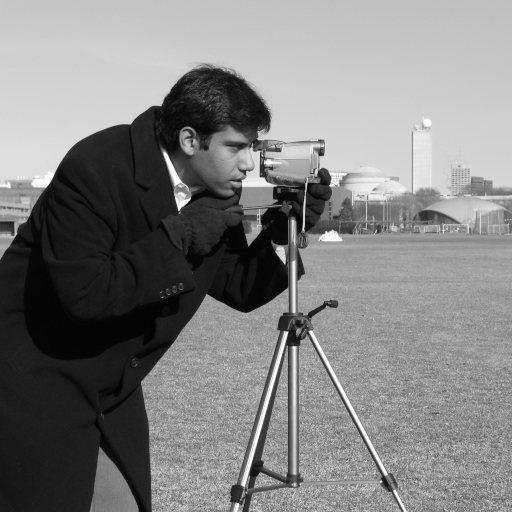
#> input picture skimage.data.camera(), 512 x 512 px
$ python watershed.py
#> lines starting #> are read from the running program, lines starting #| are printed output that depends on the picture; after the words box and inside, x2 and y2 are one past the last pixel; in counts of white or black regions, pixels touching at a corner belong together
#coding:utf-8

import matplotlib.pyplot as plt
from scipy import ndimage as ndi
from skimage import morphology,color,data,filter
import cv2
image =color.rgb2gray(data.camera())
#> image is the input picture: shape (512, 512); min 0, max 255, mean 129.1
image = cv2.imread('18.jpg',0)
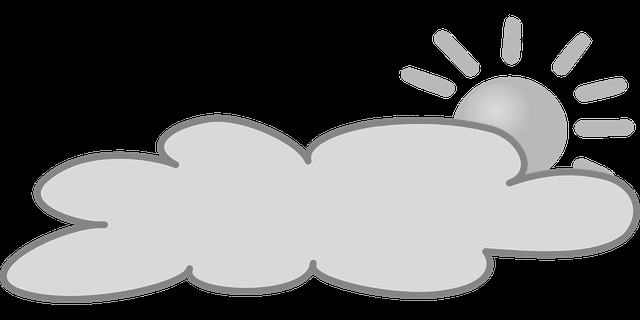
#> input picture seg/18.jpg, 640 x 320 px
#> image is the input picture: shape (320, 640); min 0, max 235, mean 100.5
#cv2.imwrite('18.jpg',image)
#image =cv2.cvtColor(image, cv2.COLOR_BGR2RGB)

image = color.rgb2gray(image)


denoised = filter.rank.median(image, morphology.disk(2)) #过滤噪声
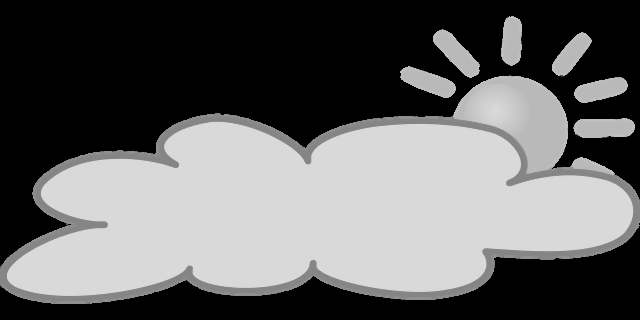
#> denoised: shape (320, 640); min 0, max 220, mean 100.1

#将梯度值低于10的作为开始标记点
markers = filter.rank.gradient(denoised, morphology.disk(3)) < 50
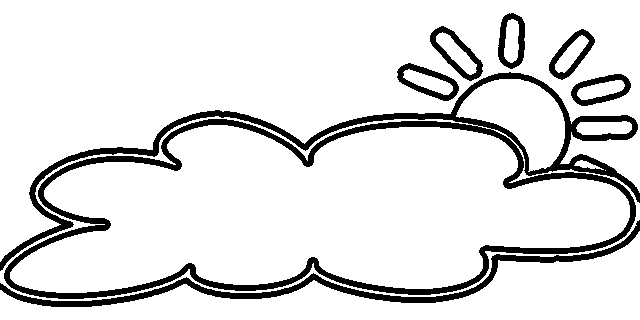
#> markers: shape (320, 640) bool; 88.2% white; 7 black regions, largest, box (x1, y1, x2, y2) and area: (0, 72, 640, 299) 16437, (0, 220, 640, 307) 4040, (430, 26, 483, 81) 802
markers = ndi.label(markers)[0]
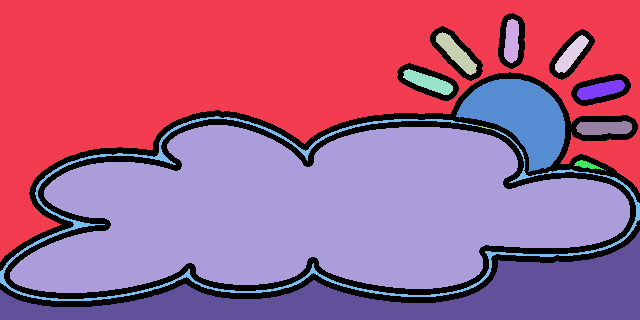
#> markers: shape (320, 640) int32; 15 distinct labels, from 0 to 14; one colour per label, 0 black

gradient = filter.rank.gradient(denoised, morphology.disk(2)) #计算梯度
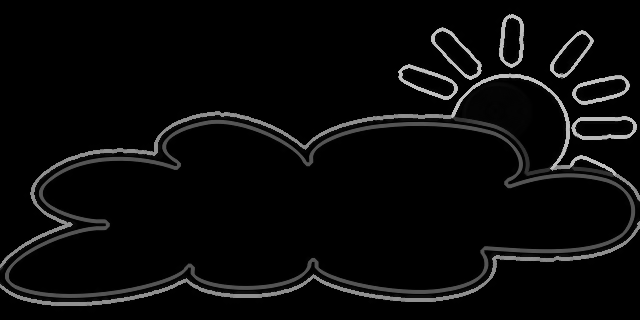
#> gradient: shape (320, 640); min 0, max 200, mean 10.1
labels = morphology.watershed(gradient, markers, mask=image) #基于梯度的分水岭算法
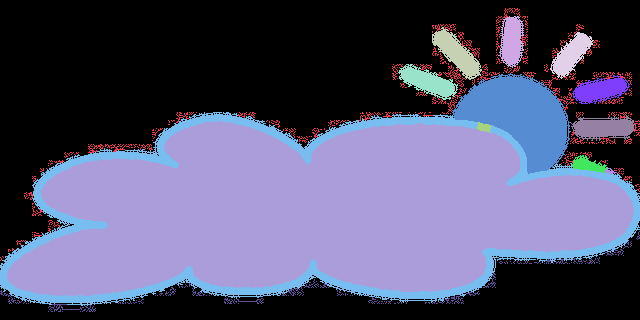
#> labels: shape (320, 640) int32; 15 distinct labels, from 0 to 14; one colour per label, 0 black

fig, axes = plt.subplots(nrows=2, ncols=2, figsize=(6, 6))
axes = axes.ravel()
ax0, ax1, ax2, ax3 = axes

ax0.imshow(image, cmap=plt.cm.gray, interpolation='nearest')
ax0.set_title("Original")
ax1.imshow(gradient, cmap=plt.cm.spectral, interpolation='nearest')
ax1.set_title("Gradient")
ax2.imshow(markers, cmap=plt.cm.spectral, interpolation='nearest')
ax2.set_title("Markers")
ax3.imshow(labels, cmap=plt.cm.spectral, interpolation='nearest')
ax3.set_title("Segmented")

for ax in axes:
    ax.axis('off')

fig.tight_layout()
plt.show()
